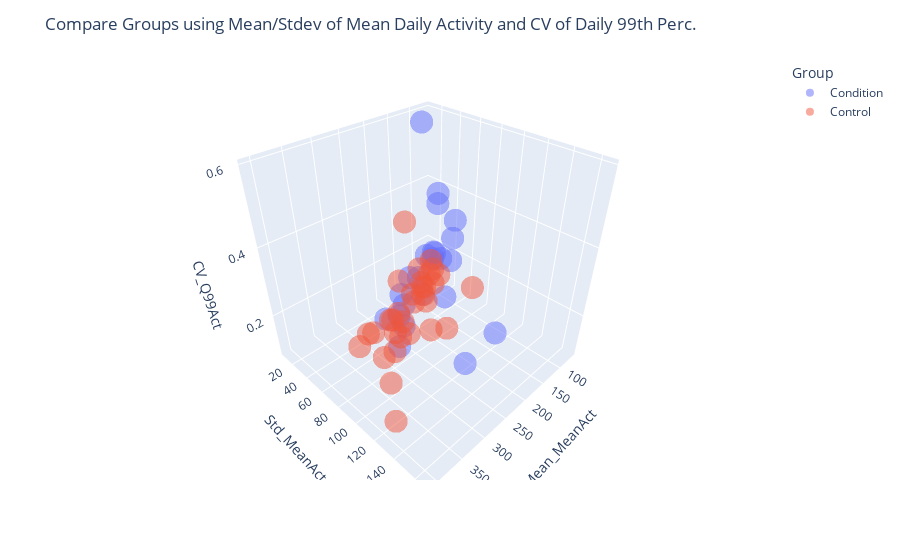

Notebook code for this chart:
### Code cell
# interactive plot using additional "quantile" dimension
fig = px.scatter_3d(combined_stats, x='Mean_MeanAct', y='Std_MeanAct', z='CV_Q99Act',
                    color='Group',
                    hover_data=['number'],
                    opacity=0.5)
fig.update_layout(title='Compare Groups using Mean/Stdev of Mean Daily Activity and CV of Daily 99th Perc.')
fig.show()

### Figure 1 — Plotly figure (JSON) as saved in the notebook; plotly's stock layout.template omitted (floating-point values rounded to 4 significant figures)
{"data": [{"customdata": [["condition_1"], ["condition_2"], ["condition_3"], ["condition_4"], ["condition_5"], ["condition_6"], ["condition_7"], ["condition_8"], ["condition_9"], ["condition_10"], ["condition_11"], ["condition_12"], ["condition_13"], ["condition_14"], ["condition_15"], ["condition_16"], ["condition_17"], ["condition_18"], ["condition_19"], ["condition_20"], ["condition_21"], ["condition_22"], ["condition_23"]], "hovertemplate": "Group=Condition<br>Mean_MeanAct=%{x}<br>Std_MeanAct=%{y}<br>CV_Q99Act=%{z}<br>number=%{customdata[0]}<extra></extra>", "legendgroup": "Condition", "marker": {"color": "#636efa", "opacity": 0.5, "symbol": "circle"}, "mode": "markers", "name": "Condition", "scene": "scene", "showlegend": true, "type": "scatter3d", "x": [152.2, 211.3, 280.8, 286.1, 172.6, 194.8, 296.0, 200.4, 177.0, 296.4, 130.2, 152.2, 250.2, 73.92, 110.2, 224.4, 86.66, 71.44, 160.6, 65.37, 77.85, 162.2, 246.4], "y": [59.22, 80.92, 61.58, 166.3, 46.44, 38.79, 148.6, 95.17, 25.81, 84.9, 64.91, 63.12, 66.76, 24.94, 60.38, 75.57, 11.41, 9.301, 72.27, 17.74, 21.38, 30.47, 59.11], "z": [0.4308, 0.3437, 0.179, 0.3563, 0.1998, 0.1078, 0.2429, 0.4132, 0.1069, 0.1517, 0.2542, 0.2742, 0.1379, 0.3776, 0.3599, 0.2366, 0.5729, 0.1451, 0.1694, 0.1633, 0.18, 0.1656, 0.1538]}, {"customdata": [["control_1"], ["control_2"], ["control_3"], ["control_4"], ["control_5"], ["control_6"], ["control_7"], ["control_8"], ["control_9"], ["control_10"], ["control_11"], ["control_12"], ["control_13"], ["control_14"], ["control_15"], ["control_16"], ["control_17"], ["control_18"], ["control_19"], ["control_20"], ["control_21"], ["control_22"], ["control_23"], ["control_24"], ["control_25"], ["control_26"], ["control_27"], ["control_28"], ["control_29"], ["control_30"], ["control_31"], ["control_32"]], "hovertemplate": "Group=Control<br>Mean_MeanAct=%{x}<br>Std_MeanAct=%{y}<br>CV_Q99Act=%{z}<br>number=%{customdata[0]}<extra></extra>", "legendgroup": "Control", "marker": {"color": "#EF553B", "opacity": 0.5, "symbol": "circle"}, "mode": "markers", "name": "Control", "scene": "scene", "showlegend": true, "type": "scatter3d", "x": [193.1, 407.5, 249.6, 186.4, 246.0, 279.5, 360.3, 380.2, 141.2, 290.4, 189.5, 139.8, 175.3, 362.3, 291.7, 225.3, 242.1, 282.2, 202.4, 323.0, 259.1, 251.9, 197.1, 357.7, 305.3, 315.5, 315.7, 292.0, 266.4, 218.9, 333.1, 157.0], "y": [79.18, 137.7, 52.56, 59.27, 132.3, 125.0, 127.3, 125.2, 47.24, 83.3, 57.94, 48.6, 65.26, 109.5, 51.2, 78.71, 61.26, 88.68, 73.01, 122.2, 54.88, 61.47, 50.74, 119.9, 70.54, 126.4, 45.71, 43.97, 64.43, 69.88, 119.6, 48.37], "z": [0.2794, 0.1722, 0.1291, 0.1746, 0.3742, 0.2772, 0.5945, 0.3114, 0.2349, 0.1739, 0.2162, 0.2075, 0.2146, 0.1607, 0.1214, 0.2655, 0.1338, 0.1879, 0.2781, 0.4203, 0.1428, 0.1718, 0.1699, 0.4573, 0.09026, 0.3097, 0.08381, 0.102, 0.1251, 0.3012, 0.3856, 0.1075]}], "layout": {"legend": {"title": {"text": "Group"}, "tracegroupgap": 0}, "margin": {"t": 60}, "scene": {"domain": {"x": [0, 1], "y": [0, 1]}, "xaxis": {"title": {"text": "Mean_MeanAct"}}, "yaxis": {"title": {"text": "Std_MeanAct"}}, "zaxis": {"title": {"text": "CV_Q99Act"}}}, "title": {"text": "Compare Groups using Mean/Stdev of Mean Daily Activity and CV of Daily 99th Perc."}}}
